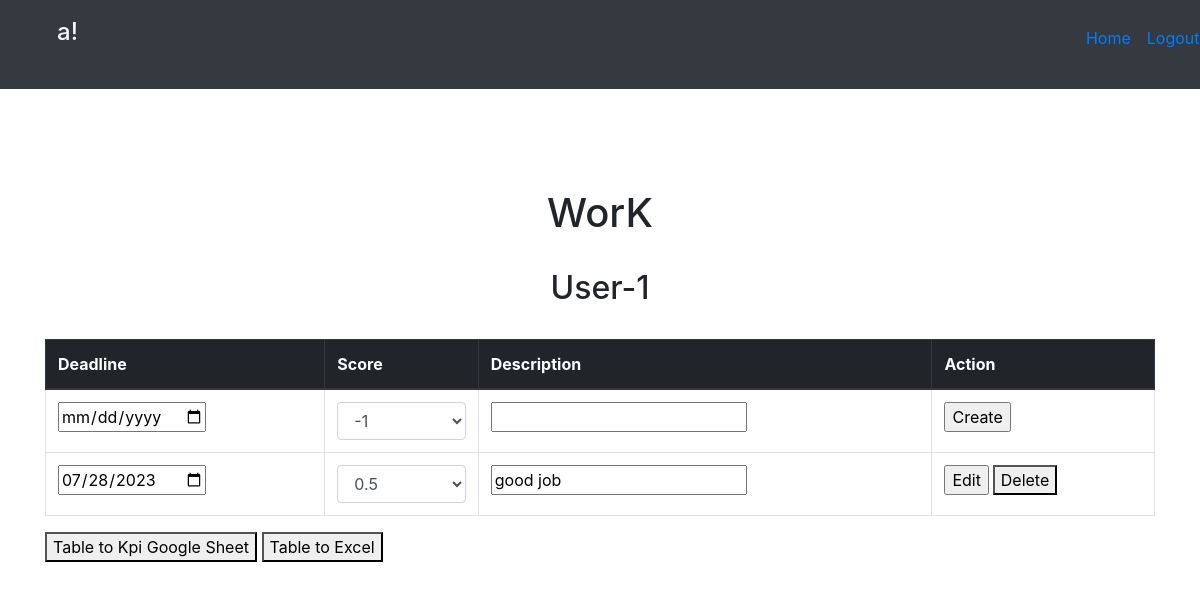
The app's page /work/4/ (signed in) with its own data.
### main/models.py (models this page shows, shortened)
class KpiModel(models.Model):
    name = models.CharField(max_length=255)
    general = models.DecimalField(max_digits=10, decimal_places=2, null=True, blank=True, default=50)
    league = models.CharField(max_length=255, null=True, blank=True)
    koef = models.DecimalField(max_digits=10, decimal_places=2, null=True, blank=True)
    book_comment = models.URLField(max_length=255, null=True)
    upwork = models.URLField(max_length=200, blank=True)
    created_at = models.DateTimeField(auto_now=True)
    class Meta:
        ordering = ['name', 'general', 'league', 'koef', 'book_comment', 'upwork']

class WorkModel(models.Model):
    WORK_CHOICES = (
        ("0.5", "0.5"), ("-1", "-1")
    )
    deadline = models.DateField(null=True)
    score = models.CharField(max_length=100, choices=WORK_CHOICES)
    description = models.TextField(max_length=200, null=True, blank=True)
    kpi = models.ForeignKey("KpiModel", on_delete=models.CASCADE, related_name="work_items")
    created_at = models.DateTimeField(auto_now=True)
    objects = WorkManager()

### main/views.py (the view, shortened to what this page needs)
# urls.py: path('work/<int:id>/', views.work, name='work_detail'),
@login_required(login_url='login')
def work(request, id=None):
    kpi = get_object_or_404(KpiModel, id=id)
    works = WorkModel.objects.filter(kpi=kpi).order_by("deadline")
    return render(request, 'work.html', {"works": works, 'kpi': kpi})

### main/templates/work.html (shortened to what this page needs)
{% load static %}
<!DOCTYPE html>
<html lang="en">
<head>
    <link rel="stylesheet" href="{% static 'css/work.css' %}">
    <link rel="stylesheet" href="https://maxcdn.bootstrapcdn.com/bootstrap/4.0.0/css/bootstrap.min.css">
    {% load static %}
</head>
<body>
    {% include 'navbar.html' %}
    {% if request.user.is_staff %}
    {% load static %}
    <div class="container">
        <h1 class="headerone">WorK</h1>
            <br>
            <h2 class="nameCenter">
                {{kpi.name}}
            </h2>
            <br>
            <table class="table table-bordered">
            <thead class="thead-dark">
                    <tr>
                    <th>Deadline</th>
                    <th>Score</th>
                    <th>Description</th>
                    <th>Action</th>
                    </tr>
            </thead>
                <tbody>
                    <form action="{% url 'create_work' kpi.id %}" method="post">
                        <tr>
                            <th> <input type="date" name="n_deadline" id="" value="" required> </th>
                            <th>
                                <select name="n_score" id="" class="form-control">
                                    <option value="-1">-1</option>
                                </select>
                            </th>
                            <th> <input type="text" name="n_description" id="" value="" required> </th>
                            <th> <input type="submit" name="create" id="" value="Create"> </th>
                        </tr>
                    </form>
                    {% for work in works %}
                    <tr>
                        <form action="{% url 'edit_work' kpi_id=kpi.id work_id=work.id %}" method="post">
                            <th> <input type="date" name="deadline" id="" value="{{ work.deadline|date:'Y-m-d' }}"> </th>
                            <th> <select name="score" class="form-control">
                                <option value="{{work.score}}"> {{work.score}} </option>
                              </select>   </th>
                            <th> <input type="text" name="description" id="" value="{{ work.description }}"> </th>
                            <th>
                                <input type="submit" name="edit_work" value="Edit">
                                <button type="submit" name="delete_work" formaction="{% url 'delete_work' kpi_id=kpi.id work_id=work.id %}">Delete</button>
                            </th>
                        </form>
                    </tr>
                    {% endfor %}
                </tbody>
        </table>
        {% endif %}
        <a href="https://docs.google.com/spreadsheets/d/13aPcjyMXeHoDP3VeYuTcN4DlKeJEvOr_2t3qR4TV_3w/edit#gid=1208225701">
            <button>Table to Kpi Google Sheet</button>
        </a>
        <button onclick="tableToGoogleSheet()">
            Table to Excel
        </button>
    </div>
</body>
</html>

### main/templates/navbar.html (shortened to what this page needs)
{% block content %}
<nav class="navbar navbar-expand-lg navber-dark bg-dark">
    <div class="container-fluid">
        <div class="collapse navbar-collapse" id="navbarSupportedContent">
            <ul class="navbar-nav me-auto mb-2 mb-lg-0" style="padding: 10px;">
                <h4 style="color: aliceblue;">{% if request.user.is_authenticated %}
                    <p>{{ request.user.username }}!</p>
                    {% endif %}
                    </h4>
                <li class="nav-item" >
                    <a class="nav-link" href="{% url 'index' %}">Home</a>
                </li>
                {% if user.is_authenticated %}
                    <li class="nav-item" >
                        <a class="nav-link" href="{% url 'logout' %}">Logout</a>
                    </li>
                {% else %}
                    <li class="nav-item" >
                        <a class="nav-link" href="{% url 'login' %}">Login</a>
                    </li>
                {% endif %}
            </ul>
        </div>
    </div>
</nav>
{% endblock %}

### static/css/work.css (style rules this page uses)
*,*:after,*:before { -webkit-box-sizing: border-box; -moz-box-sizing: border-box; -ms-box-sizing: border-box; box-sizing: border-box; }
.headerone { padding-top: 100px; text-align: center; }
.nameCenter { text-align: center; }

### main/templates/navbar.html (style rules this page uses)
.nav-item { padding-left: 10px auto fixed; list-style: none; padding: 0; margin: 0; position: relative; left: 1000px; }

### records on screen
KpiModel: name "User-1"
WorkModel: deadline "07/28/2023", score "0.5", description "good job"

### other values on screen
{{ request.user.username }} "a"
